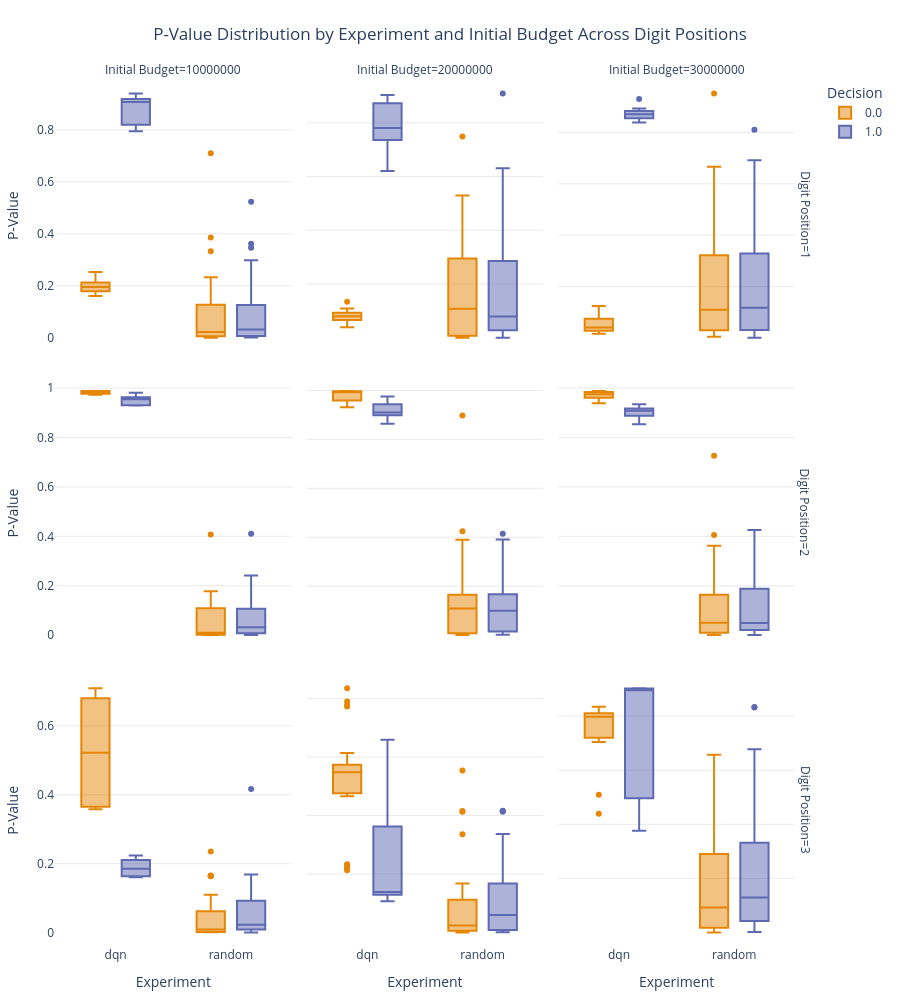

Notebook cell for this chart:
### Code cell
import plotly.express as px

# Create the box plot with independent Y-axes for each facet
fig = px.box(
    summary_df.query("episodes > 110"),
    x='experiment',
    y='p_value',
    color='decision',
    facet_row='digit_position',
    facet_col='initial_budget',
    height=1000,
    title="P-Value Distribution by Experiment and Initial Budget Across Digit Positions",
    labels={
        "p_value": "P-Value",
        "experiment": "Experiment",
        "digit_position": "Digit Position",
        "initial_budget": "Initial Budget",
        "decision": "Decision"
    },
    color_discrete_sequence=px.colors.qualitative.Vivid,
    #boxmode="overlay"  # Overlay boxes for better comparison within each facet
)

# Free each facet's Y-axis
fig.update_yaxes(matches=None)

# Additional layout customization for clarity
fig.update_layout(
    title_x=0.5,
    margin=dict(l=50, r=50, t=80, b=50),
    showlegend=True,
    boxgap=0.3,
    legend_title_text="Decision",
    plot_bgcolor="rgba(0, 0, 0, 0)"
)

# Custom hover template for detailed tooltips
fig.update_traces(
    hovertemplate="<br>Experiment: %{x}<br>P-Value: %{y}<br>Decision: %{color}"
)

# Fine-tune grid and background settings for readability
fig.update_yaxes(showgrid=True, gridwidth=0.5, gridcolor="lightgrey")
fig.update_xaxes(showgrid=False)

# Display the improved chart
fig.show()

### Figure 1 — Plotly figure (JSON) as saved in the notebook; plotly's stock layout.template omitted (floating-point values rounded to 4 significant figures)
{"data": [{"alignmentgroup": "True", "hovertemplate": "<br>Experiment: %{x}<br>P-Value: %{y}<br>Decision: %{color}", "legendgroup": "0.0", "marker": {"color": "rgb(229, 134, 6)"}, "name": "0.0", "notched": false, "offsetgroup": "0.0", "orientation": "v", "showlegend": true, "type": "box", "x": ["dqn", "dqn", "dqn", "dqn", "dqn", "dqn", "random", "random", "random", "random", "random", "random", "random", "random", "random", "random", "random", "random", "random", "random", "random", "random", "random", "random", "random", "random", "random", "random", "random", "random", "random", "random", "random", "random", "random", "random", "random"], "x0": " ", "xaxis": "x7", "y": [0.1785, 0.1842, 0.161, 0.2127, 0.2534, 0.2057, 1.843e-05, 0.005915, 0.01389, 0.0003309, 0.004946, 0.1285, 0.003506, 0.022, 0.0265, 0.7099, 0.1234, 0.01069, 0.0221, 0.1319, 0.386, 0.2332, 0.03082, 0.005915, 0.09893, 0.004946, 0.3326, 0.15, 0.1721, 0.004946, 0.03538, 0.01348, 0.06495, 0.02832, 0.01773, 0.002191, 0.01069], "y0": " ", "yaxis": "y7"}, {"alignmentgroup": "True", "hovertemplate": "<br>Experiment: %{x}<br>P-Value: %{y}<br>Decision: %{color}", "legendgroup": "0.0", "marker": {"color": "rgb(229, 134, 6)"}, "name": "0.0", "notched": false, "offsetgroup": "0.0", "orientation": "v", "showlegend": false, "type": "box", "x": ["dqn", "dqn", "dqn", "dqn", "dqn", "dqn", "dqn", "dqn", "dqn", "dqn", "dqn", "dqn", "dqn", "dqn", "dqn", "dqn", "dqn", "dqn", "dqn", "dqn", "dqn", "dqn", "dqn", "dqn", "dqn", "dqn", "dqn", "dqn", "dqn", "dqn", "dqn", "dqn", "dqn", "random", "random", "random", "random", "random", "random", "random", "random", "random", "random", "random", "random", "random", "random", "random", "random", "random", "random", "random", "random", "random", "random", "random", "random", "random", "random", "random", "random", "random", "random", "random"], "x0": " ", "xaxis": "x8", "y": [0.09637, 0.1005, 0.09274, 0.134, 0.1057, 0.07119, 0.086, 0.08608, 0.09036, 0.08675, 0.0634, 0.08131, 0.07124, 0.09217, 0.1091, 0.07999, 0.08209, 0.05446, 0.09451, 0.1059, 0.1041, 0.07867, 0.04869, 0.03885, 0.06089, 0.06882, 0.06709, 0.08035, 0.07687, 0.07026, 0.05301, 0.05467, 0.04719, 0.3789, 0.004946, 0.7494, 0.02659, 0.004966, 0.3684, 0.1084, 0.07047, 0.2912, 0.1721, 0.315, 0.004946, 0.004966, 0.05833, 0.003506, 0.1204, 0.2289, 0.01293, 0.08463, 0.005915, 0.2452, 0.000154, 0.08623, 0.1329, 0.2966, 0.5301, 0.2857, 0.03064, 0.3339, 0.0006604, 0.3772], "y0": " ", "yaxis": "y8"}, {"alignmentgroup": "True", "hovertemplate": "<br>Experiment: %{x}<br>P-Value: %{y}<br>Decision: %{color}", "legendgroup": "0.0", "marker": {"color": "rgb(229, 134, 6)"}, "name": "0.0", "notched": false, "offsetgroup": "0.0", "orientation": "v", "showlegend": false, "type": "box", "x": ["dqn", "dqn", "dqn", "dqn", "dqn", "dqn", "dqn", "dqn", "dqn", "dqn", "dqn", "random", "random", "random", "random", "random", "random", "random", "random", "random", "random", "random", "random", "random", "random", "random", "random", "random", "random", "random", "random", "random", "random", "random", "random", "random", "random", "random", "random", "random", "random", "random"], "x0": " ", "xaxis": "x9", "y": [0.1043, 0.1246, 0.06698, 0.06712, 0.07731, 0.0361, 0.04129, 0.03833, 0.02597, 0.02384, 0.01692, 0.04664, 0.1174, 0.6298, 0.004966, 0.5209, 0.03072, 0.05406, 0.1097, 0.0265, 0.06477, 0.03082, 0.0177, 0.03089, 0.5512, 0.005926, 0.6662, 0.951, 0.06903, 0.005915, 0.1319, 0.2323, 0.005175, 0.2672, 0.004966, 0.1191, 0.2253, 0.6661, 0.05303, 0.2284, 0.443, 0.3401], "y0": " ", "yaxis": "y9"}, {"alignmentgroup": "True", "hovertemplate": "<br>Experiment: %{x}<br>P-Value: %{y}<br>Decision: %{color}", "legendgroup": "0.0", "marker": {"color": "rgb(229, 134, 6)"}, "name": "0.0", "notched": false, "offsetgroup": "0.0", "orientation": "v", "showlegend": false, "type": "box", "x": ["dqn", "dqn", "dqn", "dqn", "dqn", "dqn", "random", "random", "random", "random", "random", "random", "random", "random", "random", "random", "random", "random", "random", "random", "random", "random", "random", "random", "random", "random", "random", "random", "random", "random", "random", "random", "random", "random", "random", "random", "random"], "x0": " ", "xaxis": "x4", "y": [0.9738, 0.9801, 0.9777, 0.9774, 0.9891, 0.9885, 0.178, 0.0009153, 0.00895, 0.001209, 0.00113, 0.001923, 0.0007774, 0.007365, 0.01064, 0.1115, 0.1163, 0.008075, 0.01005, 0.02873, 0.05895, 0.162, 0.006867, 0.0009718, 0.163, 0.0008375, 0.1622, 0.1024, 0.02547, 0.001044, 0.001722, 0.1769, 0.04829, 0.4078, 0.007636, 0.0009718, 0.009237], "y0": " ", "yaxis": "y4"}, {"alignmentgroup": "True", "hovertemplate": "<br>Experiment: %{x}<br>P-Value: %{y}<br>Decision: %{color}", "legendgroup": "0.0", "marker": {"color": "rgb(229, 134, 6)"}, "name": "0.0", "notched": false, "offsetgroup": "0.0", "orientation": "v", "showlegend": false, "type": "box", "x": ["dqn", "dqn", "dqn", "dqn", "dqn", "dqn", "dqn", "dqn", "dqn", "dqn", "dqn", "dqn", "dqn", "dqn", "dqn", "dqn", "dqn", "dqn", "dqn", "dqn", "dqn", "dqn", "dqn", "dqn", "dqn", "dqn", "dqn", "dqn", "dqn", "dqn", "dqn", "dqn", "dqn", "random", "random", "random", "random", "random", "random", "random", "random", "random", "random", "random", "random", "random", "random", "random", "random", "random", "random", "random", "random", "random", "random", "random", "random", "random", "random", "random", "random", "random", "random", "random"], "x0": " ", "xaxis": "x5", "y": [0.9359, 0.9378, 0.94, 0.9309, 0.9595, 0.9455, 0.9482, 0.9545, 0.966, 0.9552, 0.9644, 0.9722, 0.9684, 0.9901, 0.9923, 0.9954, 0.9952, 0.9951, 0.9964, 0.9964, 0.997, 0.9946, 0.9956, 0.9975, 0.9944, 0.9963, 0.9974, 0.9968, 0.9976, 0.9968, 0.9972, 0.9974, 0.9981, 0.1574, 0.0007774, 0.8975, 0.007298, 0.01064, 0.007928, 0.04953, 0.1252, 0.1528, 0.1672, 0.1722, 0.001297, 0.0079, 0.1306, 0.0008375, 0.02529, 0.3899, 0.1348, 0.1676, 0.0007774, 0.1373, 8.055e-05, 0.04537, 0.425, 0.0112, 0.3388, 0.07618, 0.1577, 0.1904, 0.0006749, 0.1088], "y0": " ", "yaxis": "y5"}, {"alignmentgroup": "True", "hovertemplate": "<br>Experiment: %{x}<br>P-Value: %{y}<br>Decision: %{color}", "legendgroup": "0.0", "marker": {"color": "rgb(229, 134, 6)"}, "name": "0.0", "notched": false, "offsetgroup": "0.0", "orientation": "v", "showlegend": false, "type": "box", "x": ["dqn", "dqn", "dqn", "dqn", "dqn", "dqn", "dqn", "dqn", "dqn", "dqn", "dqn", "random", "random", "random", "random", "random", "random", "random", "random", "random", "random", "random", "random", "random", "random", "random", "random", "random", "random", "random", "random", "random", "random", "random", "random", "random", "random", "random", "random", "random", "random", "random"], "x0": " ", "xaxis": "x6", "y": [0.9883, 0.978, 0.9726, 0.9744, 0.9794, 0.9875, 0.9859, 0.9621, 0.9585, 0.9604, 0.9386, 0.05091, 0.1054, 0.1834, 0.008921, 0.1771, 0.04961, 0.1514, 0.1661, 0.01064, 0.04464, 0.008383, 0.01064, 0.01036, 0.3619, 0.007298, 0.04446, 0.4057, 0.03173, 0.001209, 0.1563, 0.2186, 0.002641, 0.06182, 0.008667, 0.04344, 0.3388, 0.03915, 0.1278, 0.1143, 0.7259, 0.1225], "y0": " ", "yaxis": "y6"}, {"alignmentgroup": "True", "hovertemplate": "<br>Experiment: %{x}<br>P-Value: %{y}<br>Decision: %{color}", "legendgroup": "0.0", "marker": {"color": "rgb(229, 134, 6)"}, "name": "0.0", "notched": false, "offsetgroup": "0.0", "orientation": "v", "showlegend": false, "type": "box", "x": ["dqn", "dqn", "dqn", "dqn", "dqn", "dqn", "random", "random", "random", "random", "random", "random", "random", "random", "random", "random", "random", "random", "random", "random", "random", "random", "random", "random", "random", "random", "random", "random", "random", "random", "random", "random", "random", "random", "random", "random", "random"], "x0": " ", "xaxis": "x", "y": [0.3806, 0.6628, 0.3576, 0.3652, 0.6799, 0.7092, 0.03592, 0.0009532, 0.008654, 0.0009718, 0.0009718, 0.002633, 0.0009902, 0.008724, 0.008442, 0.2353, 0.108, 0.008793, 0.008583, 0.02226, 0.06658, 0.1636, 0.00851, 0.001008, 0.1658, 0.0009902, 0.1649, 0.1095, 0.02345, 0.0009532, 0.04678, 0.1644, 0.04637, 0.01538, 0.008513, 0.0009718, 0.008513], "y0": " ", "yaxis": "y"}, {"alignmentgroup": "True", "hovertemplate": "<br>Experiment: %{x}<br>P-Value: %{y}<br>Decision: %{color}", "legendgroup": "0.0", "marker": {"color": "rgb(229, 134, 6)"}, "name": "0.0", "notched": false, "offsetgroup": "0.0", "orientation": "v", "showlegend": false, "type": "box", "x": ["dqn", "dqn", "dqn", "dqn", "dqn", "dqn", "dqn", "dqn", "dqn", "dqn", "dqn", "dqn", "dqn", "dqn", "dqn", "dqn", "dqn", "dqn", "dqn", "dqn", "dqn", "dqn", "dqn", "dqn", "dqn", "dqn", "dqn", "dqn", "dqn", "dqn", "dqn", "dqn", "dqn", "random", "random", "random", "random", "random", "random", "random", "random", "random", "random", "random", "random", "random", "random", "random", "random", "random", "random", "random", "random", "random", "random", "random", "random", "random", "random", "random", "random", "random", "random", "random"], "x0": " ", "xaxis": "x2", "y": [0.5547, 0.5461, 0.5355, 0.5147, 0.5516, 0.6137, 0.5645, 0.5654, 0.5619, 0.8356, 0.6028, 0.5837, 0.5471, 0.5712, 0.5812, 0.7727, 0.7783, 0.5505, 0.7899, 0.5635, 0.548, 0.5316, 0.4718, 0.5009, 0.4937, 0.4778, 0.2333, 0.2304, 0.2189, 0.2132, 0.2189, 0.466, 0.4691, 0.009918, 0.0009344, 0.5544, 0.008513, 9.736e-05, 0.004533, 0.04575, 0.1113, 0.1641, 0.02225, 0.0225, 0.0009532, 0.008654, 0.4158, 0.0009902, 0.1649, 0.0919, 0.108, 0.02285, 0.0009902, 0.112, 0.008583, 0.002439, 0.4129, 0.1091, 0.03849, 0.1675, 0.02358, 0.336, 0.0009718, 0.1098], "y0": " ", "yaxis": "y2"}, {"alignmentgroup": "True", "hovertemplate": "<br>Experiment: %{x}<br>P-Value: %{y}<br>Decision: %{color}", "legendgroup": "0.0", "marker": {"color": "rgb(229, 134, 6)"}, "name": "0.0", "notched": false, "offsetgroup": "0.0", "orientation": "v", "showlegend": false, "type": "box", "x": ["dqn", "dqn", "dqn", "dqn", "dqn", "dqn", "dqn", "dqn", "dqn", "dqn", "dqn", "random", "random", "random", "random", "random", "random", "random", "random", "random", "random", "random", "random", "random", "random", "random", "random", "random", "random", "random", "random", "random", "random", "random", "random", "random", "random", "random", "random", "random", "random", "random"], "x0": " ", "xaxis": "x3", "y": [0.4051, 0.2196, 0.399, 0.3833, 0.3884, 0.3987, 0.3523, 0.4082, 0.4172, 0.4055, 0.2545, 0.04533, 0.0002603, 0.1332, 0.008654, 0.03153, 0.04575, 0.1636, 0.1662, 0.008442, 0.04596, 9.736e-05, 0.008651, 0.008583, 0.3287, 0.008654, 0.1488, 0.03736, 0.1645, 0.0009902, 0.1666, 0.03665, 0.04616, 0.1636, 0.008583, 0.04637, 0.07875, 0.1025, 0.108, 0.108, 0.3186, 0.1088], "y0": " ", "yaxis": "y3"}, {"alignmentgroup": "True", "hovertemplate": "<br>Experiment: %{x}<br>P-Value: %{y}<br>Decision: %{color}", "legendgroup": "1.0", "marker": {"color": "rgb(93, 105, 177)"}, "name": "1.0", "notched": false, "offsetgroup": "1.0", "orientation": "v", "showlegend": true, "type": "box", "x": ["dqn", "dqn", "dqn", "dqn", "dqn", "dqn", "random", "random", "random", "random", "random", "random", "random", "random", "random", "random", "random", "random", "random", "random", "random", "random", "random", "random", "random", "random", "random", "random", "random", "random", "random", "random", "random", "random", "random", "random", "random"], "x0": " ", "xaxis": "x7", "y": [0.8999, 0.9144, 0.9393, 0.9187, 0.8194, 0.7941, 0.2986, 0.0221, 0.004946, 0.1319, 0.005915, 0.1319, 0.1084, 0.03697, 0.0315, 0.03452, 0.01146, 0.06823, 0.005915, 0.003085, 0.0006417, 0.09732, 0.0249, 0.002183, 0.5234, 0.004946, 0.09915, 0.346, 0.0315, 0.1422, 0.3617, 0.02676, 0.01392, 0.004946, 0.1374, 0.03912, 0.008019], "y0": " ", "yaxis": "y7"}, {"alignmentgroup": "True", "hovertemplate": "<br>Experiment: %{x}<br>P-Value: %{y}<br>Decision: %{color}", "legendgroup": "1.0", "marker": {"color": "rgb(93, 105, 177)"}, "name": "1.0", "notched": false, "offsetgroup": "1.0", "orientation": "v", "showlegend": false, "type": "box", "x": ["dqn", "dqn", "dqn", "dqn", "dqn", "dqn", "dqn", "dqn", "dqn", "dqn", "dqn", "dqn", "dqn", "dqn", "dqn", "dqn", "dqn", "dqn", "dqn", "dqn", "dqn", "dqn", "dqn", "dqn", "dqn", "dqn", "dqn", "dqn", "dqn", "dqn", "dqn", "dqn", "dqn", "random", "random", "random", "random", "random", "random", "random", "random", "random", "random", "random", "random", "random", "random", "random", "random", "random", "random", "random", "random", "random", "random", "random", "random", "random", "random", "random", "random", "random", "random", "random"], "x0": " ", "xaxis": "x8", "y": [0.7812, 0.8686, 0.8728, 0.8312, 0.8742, 0.8729, 0.892, 0.8944, 0.8894, 0.8981, 0.9035, 0.9039, 0.8551, 0.8523, 0.7805, 0.7821, 0.7857, 0.7694, 0.7321, 0.7201, 0.6371, 0.669, 0.7375, 0.768, 0.7909, 0.7775, 0.7262, 0.7592, 0.7379, 0.7624, 0.7139, 0.6804, 0.6208, 0.344, 0.1111, 0.312, 0.03697, 0.004946, 0.02788, 0.1433, 0.04757, 0.3186, 0.2542, 0.07962, 0.4584, 0.1254, 0.02676, 0.004946, 0.1111, 0.2964, 0.02788, 0.631, 0.002172, 0.03629, 0.06463, 0.04823, 0.909, 0.1972, 0.03025, 0.2117, 0.002172, 0.2976, 0.00804, 7.107e-05], "y0": " ", "yaxis": "y8"}, {"alignmentgroup": "True", "hovertemplate": "<br>Experiment: %{x}<br>P-Value: %{y}<br>Decision: %{color}", "legendgroup": "1.0", "marker": {"color": "rgb(93, 105, 177)"}, "name": "1.0", "notched": false, "offsetgroup": "1.0", "orientation": "v", "showlegend": false, "type": "box", "x": ["dqn", "dqn", "dqn", "dqn", "dqn", "dqn", "dqn", "dqn", "dqn", "dqn", "dqn", "random", "random", "random", "random", "random", "random", "random", "random", "random", "random", "random", "random", "random", "random", "random", "random", "random", "random", "random", "random", "random", "random", "random", "random", "random", "random", "random", "random", "random", "random", "random"], "x0": " ", "xaxis": "x9", "y": [0.846, 0.8382, 0.8692, 0.8707, 0.8617, 0.893, 0.9302, 0.8736, 0.8854, 0.8784, 0.8528, 0.001048, 0.003506, 0.5526, 0.022, 0.6167, 0.3606, 0.1575, 0.04757, 0.0315, 0.2955, 0.3464, 0.02167, 0.1174, 0.1174, 0.03538, 0.0009865, 0.08341, 0.09342, 0.1329, 0.2543, 0.2943, 0.008006, 0.5526, 0.02167, 0.6921, 0.102, 0.315, 0.03064, 0.3339, 0.8103, 0.0316], "y0": " ", "yaxis": "y9"}, {"alignmentgroup": "True", "hovertemplate": "<br>Experiment: %{x}<br>P-Value: %{y}<br>Decision: %{color}", "legendgroup": "1.0", "marker": {"color": "rgb(93, 105, 177)"}, "name": "1.0", "notched": false, "offsetgroup": "1.0", "orientation": "v", "showlegend": false, "type": "box", "x": ["dqn", "dqn", "dqn", "dqn", "dqn", "dqn", "random", "random", "random", "random", "random", "random", "random", "random", "random", "random", "random", "random", "random", "random", "random", "random", "random", "random", "random", "random", "random", "random", "random", "random", "random", "random", "random", "random", "random", "random", "random"], "x0": " ", "xaxis": "x4", "y": [0.9638, 0.9637, 0.9473, 0.9309, 0.9298, 0.982, 0.146, 0.009237, 0.001297, 0.1543, 0.001209, 0.03231, 0.002824, 0.000159, 0.02622, 0.008637, 0.0438, 0.1797, 0.00113, 0.007625, 0.08685, 0.04344, 0.04142, 0.009771, 0.4108, 0.001297, 0.2418, 0.1135, 0.02724, 0.04711, 0.1723, 0.04252, 0.008489, 0.00113, 0.1621, 0.04023, 0.007298], "y0": " ", "yaxis": "y4"}, {"alignmentgroup": "True", "hovertemplate": "<br>Experiment: %{x}<br>P-Value: %{y}<br>Decision: %{color}", "legendgroup": "1.0", "marker": {"color": "rgb(93, 105, 177)"}, "name": "1.0", "notched": false, "offsetgroup": "1.0", "orientation": "v", "showlegend": false, "type": "box", "x": ["dqn", "dqn", "dqn", "dqn", "dqn", "dqn", "dqn", "dqn", "dqn", "dqn", "dqn", "dqn", "dqn", "dqn", "dqn", "dqn", "dqn", "dqn", "dqn", "dqn", "dqn", "dqn", "dqn", "dqn", "dqn", "dqn", "dqn", "dqn", "dqn", "dqn", "dqn", "dqn", "dqn", "random", "random", "random", "random", "random", "random", "random", "random", "random", "random", "random", "random", "random", "random", "random", "random", "random", "random", "random", "random", "random", "random", "random", "random", "random", "random", "random", "random", "random", "random", "random"], "x0": " ", "xaxis": "x5", "y": [0.9754, 0.9693, 0.966, 0.9593, 0.9531, 0.9445, 0.9433, 0.9596, 0.9558, 0.9356, 0.9084, 0.9039, 0.9311, 0.924, 0.8915, 0.9023, 0.9276, 0.9098, 0.9055, 0.8967, 0.8963, 0.9209, 0.8994, 0.8957, 0.8924, 0.8638, 0.9037, 0.8744, 0.9133, 0.9039, 0.8936, 0.92, 0.9043, 0.2908, 0.1054, 0.09958, 0.008207, 0.00113, 0.04864, 0.008256, 0.1579, 0.1158, 0.1571, 0.1683, 0.1301, 0.00237, 0.0479, 0.001297, 0.3905, 0.4146, 0.044, 0.2864, 0.009234, 0.1565, 0.0479, 0.3541, 0.203, 0.3482, 0.02899, 0.1639, 0.009445, 0.05932, 0.0079, 0.04006], "y0": " ", "yaxis": "y5"}, {"alignmentgroup": "True", "hovertemplate": "<br>Experiment: %{x}<br>P-Value: %{y}<br>Decision: %{color}", "legendgroup": "1.0", "marker": {"color": "rgb(93, 105, 177)"}, "name": "1.0", "notched": false, "offsetgroup": "1.0", "orientation": "v", "showlegend": false, "type": "box", "x": ["dqn", "dqn", "dqn", "dqn", "dqn", "dqn", "dqn", "dqn", "dqn", "dqn", "dqn", "random", "random", "random", "random", "random", "random", "random", "random", "random", "random", "random", "random", "random", "random", "random", "random", "random", "random", "random", "random", "random", "random", "random", "random", "random", "random", "random", "random", "random", "random", "random"], "x0": " ", "xaxis": "x6", "y": [0.9174, 0.9152, 0.8883, 0.8873, 0.8533, 0.8618, 0.9248, 0.9122, 0.9053, 0.9341, 0.9076, 0.4254, 0.0007774, 0.2463, 0.006635, 0.209, 0.2489, 0.01113, 0.02137, 0.02622, 0.02332, 0.407, 0.04845, 0.1273, 0.1258, 0.04952, 0.4049, 0.1635, 0.02163, 0.4059, 0.02813, 0.1053, 0.008075, 0.1893, 0.05015, 0.01154, 0.02899, 0.01385, 0.01647, 0.1842, 0.05649, 0.1524], "y0": " ", "yaxis": "y6"}, {"alignmentgroup": "True", "hovertemplate": "<br>Experiment: %{x}<br>P-Value: %{y}<br>Decision: %{color}", "legendgroup": "1.0", "marker": {"color": "rgb(93, 105, 177)"}, "name": "1.0", "notched": false, "offsetgroup": "1.0", "orientation": "v", "showlegend": false, "type": "box", "x": ["dqn", "dqn", "dqn", "dqn", "dqn", "dqn", "random", "random", "random", "random", "random", "random", "random", "random", "random", "random", "random", "random", "random", "random", "random", "random", "random", "random", "random", "random", "random", "random", "random", "random", "random", "random", "random", "random", "random", "random", "random"], "x0": " ", "xaxis": "x", "y": [0.2234, 0.2103, 0.1762, 0.1636, 0.1601, 0.1938, 0.1538, 0.008369, 0.0009718, 0.1645, 0.0009718, 0.0002818, 0.04575, 0.008583, 0.02213, 0.008442, 0.04596, 0.02237, 0.0009902, 0.00851, 0.1073, 0.04616, 0.04616, 0.008513, 0.1117, 0.0009532, 0.1684, 0.417, 0.0225, 0.04553, 0.1653, 0.04533, 0.008583, 0.0009344, 0.1644, 0.04657, 0.008513], "y0": " ", "yaxis": "y"}, {"alignmentgroup": "True", "hovertemplate": "<br>Experiment: %{x}<br>P-Value: %{y}<br>Decision: %{color}", "legendgroup": "1.0", "marker": {"color": "rgb(93, 105, 177)"}, "name": "1.0", "notched": false, "offsetgroup": "1.0", "orientation": "v", "showlegend": false, "type": "box", "x": ["dqn", "dqn", "dqn", "dqn", "dqn", "dqn", "dqn", "dqn", "dqn", "dqn", "dqn", "dqn", "dqn", "dqn", "dqn", "dqn", "dqn", "dqn", "dqn", "dqn", "dqn", "dqn", "dqn", "dqn", "dqn", "dqn", "dqn", "dqn", "dqn", "dqn", "dqn", "dqn", "dqn", "random", "random", "random", "random", "random", "random", "random", "random", "random", "random", "random", "random", "random", "random", "random", "random", "random", "random", "random", "random", "random", "random", "random", "random", "random", "random", "random", "random", "random", "random", "random"], "x0": " ", "xaxis": "x2", "y": [0.1308, 0.115, 0.1064, 0.1278, 0.1294, 0.1356, 0.1286, 0.1247, 0.1235, 0.131, 0.1308, 0.1389, 0.1345, 0.129, 0.124, 0.1453, 0.1414, 0.1383, 0.1411, 0.133, 0.1383, 0.1418, 0.159, 0.3625, 0.3622, 0.6592, 0.4144, 0.4062, 0.3942, 0.3812, 0.3725, 0.3961, 0.1723, 0.2766, 0.01371, 0.4164, 0.008583, 0.0009718, 0.002568, 0.2765, 0.1653, 0.4141, 0.1653, 0.168, 0.1479, 0.1661, 0.04512, 0.0009718, 0.1091, 0.4141, 0.002721, 0.05504, 0.008583, 0.001285, 0.04658, 0.08244, 0.231, 0.3367, 0.1644, 0.02333, 0.008579, 0.05955, 0.008793, 0.04575], "y0": " ", "yaxis": "y2"}, {"alignmentgroup": "True", "hovertemplate": "<br>Experiment: %{x}<br>P-Value: %{y}<br>Decision: %{color}", "legendgroup": "1.0", "marker": {"color": "rgb(93, 105, 177)"}, "name": "1.0", "notched": false, "offsetgroup": "1.0", "orientation": "v", "showlegend": false, "type": "box", "x": ["dqn", "dqn", "dqn", "dqn", "dqn", "dqn", "dqn", "dqn", "dqn", "dqn", "dqn", "random", "random", "random", "random", "random", "random", "random", "random", "random", "random", "random", "random", "random", "random", "random", "random", "random", "random", "random", "random", "random", "random", "random", "random", "random", "random", "random", "random", "random", "random", "random"], "x0": " ", "xaxis": "x3", "y": [0.4479, 0.4516, 0.4505, 0.4515, 0.4488, 0.4511, 0.1927, 0.43, 0.1882, 0.1912, 0.4151, 0.01475, 0.0009902, 0.06472, 0.008442, 0.1514, 0.2766, 0.162, 0.1649, 0.02213, 0.1649, 0.0144, 0.04575, 0.417, 0.112, 0.002546, 0.05517, 0.007742, 0.02357, 0.4158, 0.0231, 0.3301, 0.008724, 0.08217, 0.04512, 0.3386, 0.1653, 0.02249, 0.1666, 0.33, 0.02117, 0.1661], "y0": " ", "yaxis": "y3"}], "layout": {"annotations": [{"font": {}, "showarrow": false, "text": "Initial Budget=10000000", "x": 0.1567, "xanchor": "center", "xref": "paper", "y": 1.0, "yanchor": "bottom", "yref": "paper"}, {"font": {}, "showarrow": false, "text": "Initial Budget=20000000", "x": 0.49, "xanchor": "center", "xref": "paper", "y": 1.0, "yanchor": "bottom", "yref": "paper"}, {"font": {}, "showarrow": false, "text": "Initial Budget=30000000", "x": 0.8233, "xanchor": "center", "xref": "paper", "y": 1.0, "yanchor": "bottom", "yref": "paper"}, {"font": {}, "showarrow": false, "text": "Digit Position=3", "textangle": 90, "x": 0.98, "xanchor": "left", "xref": "paper", "y": 0.1567, "yanchor": "middle", "yref": "paper"}, {"font": {}, "showarrow": false, "text": "Digit Position=2", "textangle": 90, "x": 0.98, "xanchor": "left", "xref": "paper", "y": 0.5, "yanchor": "middle", "yref": "paper"}, {"font": {}, "showarrow": false, "text": "Digit Position=1", "textangle": 90, "x": 0.98, "xanchor": "left", "xref": "paper", "y": 0.8433, "yanchor": "middle", "yref": "paper"}], "boxgap": 0.3, "boxmode": "group", "height": 1000, "legend": {"title": {"text": "Decision"}, "tracegroupgap": 0}, "margin": {"b": 50, "l": 50, "r": 50, "t": 80}, "plot_bgcolor": "rgba(0, 0, 0, 0)", "showlegend": true, "title": {"text": "P-Value Distribution by Experiment and Initial Budget Across Digit Positions", "x": 0.5}, "xaxis": {"anchor": "y", "domain": [0, 0.3133], "showgrid": false, "title": {"text": "Experiment"}}, "xaxis2": {"anchor": "y2", "domain": [0.3333, 0.6467], "matches": "x", "showgrid": false, "title": {"text": "Experiment"}}, "xaxis3": {"anchor": "y3", "domain": [0.6667, 0.98], "matches": "x", "showgrid": false, "title": {"text": "Experiment"}}, "xaxis4": {"anchor": "y4", "domain": [0, 0.3133], "matches": "x", "showgrid": false, "showticklabels": false}, "xaxis5": {"anchor": "y5", "domain": [0.3333, 0.6467], "matches": "x", "showgrid": false, "showticklabels": false}, "xaxis6": {"anchor": "y6", "domain": [0.6667, 0.98], "matches": "x", "showgrid": false, "showticklabels": false}, "xaxis7": {"anchor": "y7", "domain": [0, 0.3133], "matches": "x", "showgrid": false, "showticklabels": false}, "xaxis8": {"anchor": "y8", "domain": [0.3333, 0.6467], "matches": "x", "showgrid": false, "showticklabels": false}, "xaxis9": {"anchor": "y9", "domain": [0.6667, 0.98], "matches": "x", "showgrid": false, "showticklabels": false}, "yaxis": {"anchor": "x", "domain": [0, 0.3133], "gridcolor": "lightgrey", "gridwidth": 0.5, "showgrid": true, "title": {"text": "P-Value"}}, "yaxis2": {"anchor": "x2", "domain": [0, 0.3133], "gridcolor": "lightgrey", "gridwidth": 0.5, "showgrid": true, "showticklabels": false}, "yaxis3": {"anchor": "x3", "domain": [0, 0.3133], "gridcolor": "lightgrey", "gridwidth": 0.5, "showgrid": true, "showticklabels": false}, "yaxis4": {"anchor": "x4", "domain": [0.3433, 0.6567], "gridcolor": "lightgrey", "gridwidth": 0.5, "showgrid": true, "title": {"text": "P-Value"}}, "yaxis5": {"anchor": "x5", "domain": [0.3433, 0.6567], "gridcolor": "lightgrey", "gridwidth": 0.5, "showgrid": true, "showticklabels": false}, "yaxis6": {"anchor": "x6", "domain": [0.3433, 0.6567], "gridcolor": "lightgrey", "gridwidth": 0.5, "showgrid": true, "showticklabels": false}, "yaxis7": {"anchor": "x7", "domain": [0.6867, 1.0], "gridcolor": "lightgrey", "gridwidth": 0.5, "showgrid": true, "title": {"text": "P-Value"}}, "yaxis8": {"anchor": "x8", "domain": [0.6867, 1.0], "gridcolor": "lightgrey", "gridwidth": 0.5, "showgrid": true, "showticklabels": false}, "yaxis9": {"anchor": "x9", "domain": [0.6867, 1.0], "gridcolor": "lightgrey", "gridwidth": 0.5, "showgrid": true, "showticklabels": false}}}
